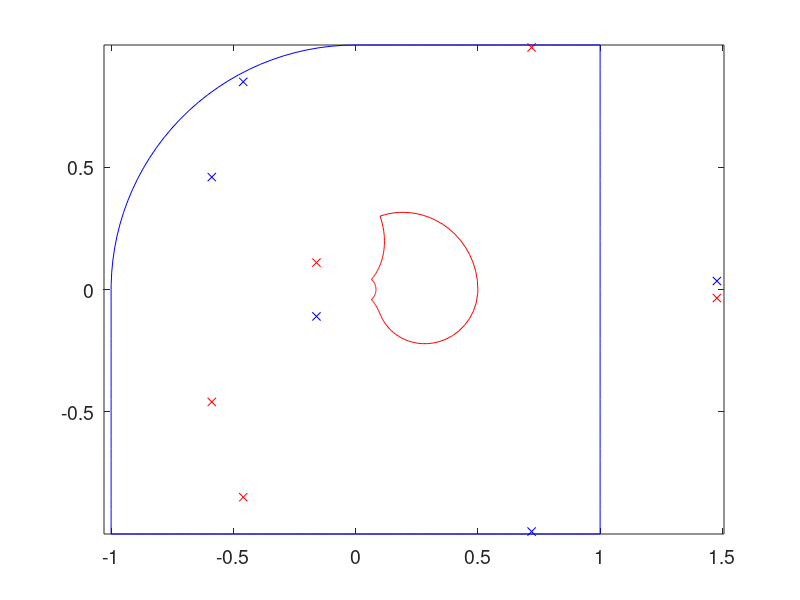

This figure's MATLAB source:
set(0,'defaultAxesFontSize', 14);

a = randn(5,1) + randn(5,1)*j;

plot(a,'bx')
hold on
plot(conj(a),'rx')
angle(a);
abs(a);
abs(a).*exp(angle(a)*j) -a;
close

dp = 0.05;
thetap=[pi/2:dp:pi];
p1=[0:dp:1];
parc=[cos(thetap)+sin(thetap)*j];
p=[1+p1*j, 1-p1+j, parc, -1-p1*j, -1+p1-j, p1-j, 1+(-1+p1)*j];
fp = 1./((p+2).*(p+3));
plot(p,'b'), hold on, plot(fp,'r'), hold off
axis equal

